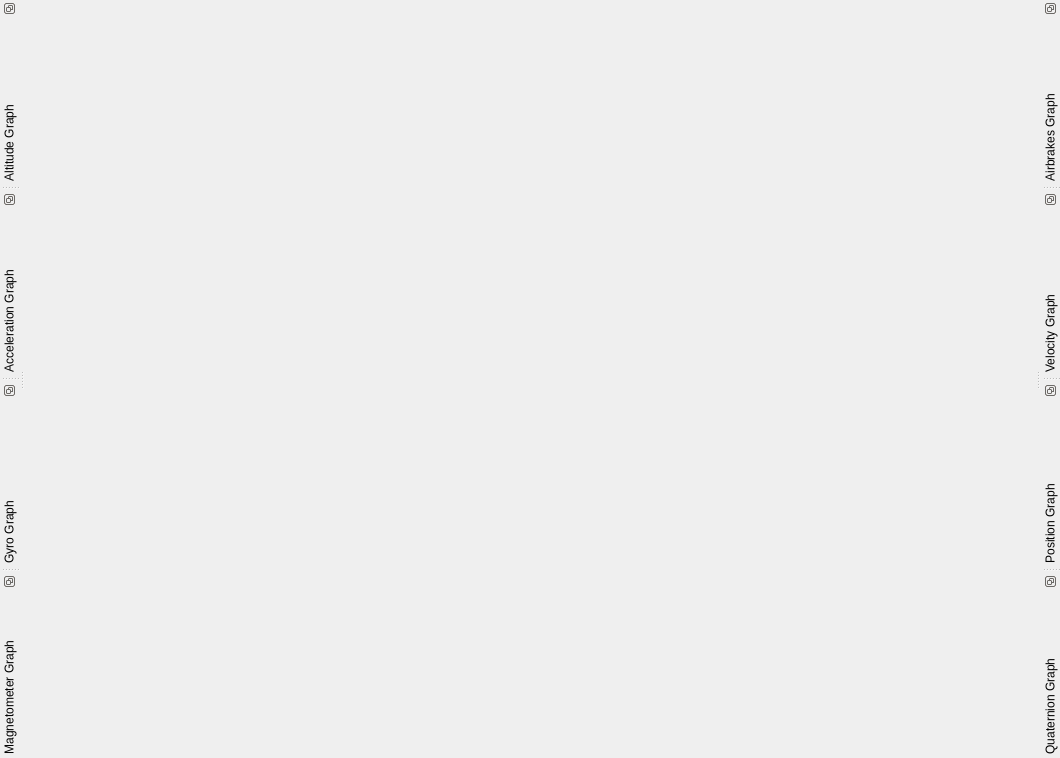
<?xml version="1.0" encoding="UTF-8"?>
<ui version="4.0">
 <class>GraphWindow</class>
 <widget class="QMainWindow" name="GraphWindow">
  <property name="geometry">
   <rect>
    <x>0</x>
    <y>0</y>
    <width>1060</width>
    <height>758</height>
   </rect>
  </property>
  <property name="windowTitle">
   <string>MainWindow</string>
  </property>
  <widget class="QWidget" name="centralwidget">
   <layout class="QGridLayout" name="gridLayout"/>
  </widget>
  <widget class="QDockWidget" name="Altitude">
   <property name="features">
    <set>QDockWidget::DockWidgetFeature::DockWidgetFloatable|QDockWidget::DockWidgetFeature::DockWidgetMovable|QDockWidget::DockWidgetFeature::DockWidgetVerticalTitleBar</set>
   </property>
   <property name="windowTitle">
    <string>Altitude Graph</string>
   </property>
   <attribute name="dockWidgetArea">
    <number>1</number>
   </attribute>
   <widget class="QWidget" name="dockWidgetContents">
    <layout class="QGridLayout" name="gridLayout_2">
     <property name="leftMargin">
      <number>0</number>
     </property>
     <property name="topMargin">
      <number>0</number>
     </property>
     <property name="rightMargin">
      <number>0</number>
     </property>
     <property name="bottomMargin">
      <number>0</number>
     </property>
     <item row="0" column="0">
      <widget class="QChartView" name="AltitudeGraph" native="true"/>
     </item>
    </layout>
   </widget>
  </widget>
  <widget class="QDockWidget" name="Acceleration">
   <property name="features">
    <set>QDockWidget::DockWidgetFeature::DockWidgetFloatable|QDockWidget::DockWidgetFeature::DockWidgetMovable|QDockWidget::DockWidgetFeature::DockWidgetVerticalTitleBar</set>
   </property>
   <property name="windowTitle">
    <string>Acceleration Graph</string>
   </property>
   <attribute name="dockWidgetArea">
    <number>1</number>
   </attribute>
   <widget class="QWidget" name="dockWidgetContents_2">
    <layout class="QGridLayout" name="gridLayout_3">
     <property name="leftMargin">
      <number>0</number>
     </property>
     <property name="topMargin">
      <number>0</number>
     </property>
     <property name="rightMargin">
      <number>0</number>
     </property>
     <property name="bottomMargin">
      <number>0</number>
     </property>
     <item row="0" column="0">
      <widget class="QChartView" name="AccelerationGraph" native="true"/>
     </item>
    </layout>
   </widget>
  </widget>
  <widget class="QDockWidget" name="Gyro">
   <property name="features">
    <set>QDockWidget::DockWidgetFeature::DockWidgetFloatable|QDockWidget::DockWidgetFeature::DockWidgetMovable|QDockWidget::DockWidgetFeature::DockWidgetVerticalTitleBar</set>
   </property>
   <property name="windowTitle">
    <string>Gyro Graph</string>
   </property>
   <attribute name="dockWidgetArea">
    <number>1</number>
   </attribute>
   <widget class="QWidget" name="dockWidgetContents_3">
    <layout class="QGridLayout" name="gridLayout_4">
     <property name="leftMargin">
      <number>0</number>
     </property>
     <property name="topMargin">
      <number>0</number>
     </property>
     <property name="rightMargin">
      <number>0</number>
     </property>
     <property name="bottomMargin">
      <number>0</number>
     </property>
     <item row="0" column="0">
      <widget class="QChartView" name="GyroGraph" native="true"/>
     </item>
    </layout>
   </widget>
  </widget>
  <widget class="QDockWidget" name="Mag">
   <property name="features">
    <set>QDockWidget::DockWidgetFeature::DockWidgetFloatable|QDockWidget::DockWidgetFeature::DockWidgetMovable|QDockWidget::DockWidgetFeature::DockWidgetVerticalTitleBar</set>
   </property>
   <property name="windowTitle">
    <string>Magnetometer Graph</string>
   </property>
   <attribute name="dockWidgetArea">
    <number>1</number>
   </attribute>
   <widget class="QWidget" name="dockWidgetContents_4">
    <layout class="QGridLayout" name="gridLayout_5">
     <property name="leftMargin">
      <number>0</number>
     </property>
     <property name="topMargin">
      <number>0</number>
     </property>
     <property name="rightMargin">
      <number>0</number>
     </property>
     <property name="bottomMargin">
      <number>0</number>
     </property>
     <item row="0" column="0">
      <widget class="QChartView" name="MagGraph" native="true"/>
     </item>
    </layout>
   </widget>
  </widget>
  <widget class="QDockWidget" name="Airbrakes">
   <property name="features">
    <set>QDockWidget::DockWidgetFeature::DockWidgetFloatable|QDockWidget::DockWidgetFeature::DockWidgetMovable|QDockWidget::DockWidgetFeature::DockWidgetVerticalTitleBar</set>
   </property>
   <property name="windowTitle">
    <string>Airbrakes Graph</string>
   </property>
   <attribute name="dockWidgetArea">
    <number>2</number>
   </attribute>
   <widget class="QWidget" name="dockWidgetContents_5">
    <layout class="QGridLayout" name="gridLayout_6">
     <property name="leftMargin">
      <number>0</number>
     </property>
     <property name="topMargin">
      <number>0</number>
     </property>
     <property name="rightMargin">
      <number>0</number>
     </property>
     <property name="bottomMargin">
      <number>0</number>
     </property>
     <item row="0" column="0">
      <widget class="QChartView" name="AirbrakesGraph" native="true"/>
     </item>
    </layout>
   </widget>
  </widget>
  <widget class="QDockWidget" name="Velocity">
   <property name="features">
    <set>QDockWidget::DockWidgetFeature::DockWidgetFloatable|QDockWidget::DockWidgetFeature::DockWidgetMovable|QDockWidget::DockWidgetFeature::DockWidgetVerticalTitleBar</set>
   </property>
   <property name="windowTitle">
    <string>Velocity Graph</string>
   </property>
   <attribute name="dockWidgetArea">
    <number>2</number>
   </attribute>
   <widget class="QWidget" name="dockWidgetContents_6">
    <layout class="QGridLayout" name="gridLayout_7">
     <property name="leftMargin">
      <number>0</number>
     </property>
     <property name="topMargin">
      <number>0</number>
     </property>
     <property name="rightMargin">
      <number>0</number>
     </property>
     <property name="bottomMargin">
      <number>0</number>
     </property>
     <item row="0" column="0">
      <widget class="QChartView" name="VelocityGraph" native="true"/>
     </item>
    </layout>
   </widget>
  </widget>
  <widget class="QDockWidget" name="Position">
   <property name="features">
    <set>QDockWidget::DockWidgetFeature::DockWidgetFloatable|QDockWidget::DockWidgetFeature::DockWidgetMovable|QDockWidget::DockWidgetFeature::DockWidgetVerticalTitleBar</set>
   </property>
   <property name="windowTitle">
    <string>Position Graph</string>
   </property>
   <attribute name="dockWidgetArea">
    <number>2</number>
   </attribute>
   <widget class="QWidget" name="dockWidgetContents_7">
    <layout class="QGridLayout" name="gridLayout_8">
     <property name="leftMargin">
      <number>0</number>
     </property>
     <property name="topMargin">
      <number>0</number>
     </property>
     <property name="rightMargin">
      <number>0</number>
     </property>
     <property name="bottomMargin">
      <number>0</number>
     </property>
     <item row="0" column="0">
      <widget class="QChartView" name="PositionGraph" native="true"/>
     </item>
    </layout>
   </widget>
  </widget>
  <widget class="QDockWidget" name="Quat">
   <property name="features">
    <set>QDockWidget::DockWidgetFeature::DockWidgetFloatable|QDockWidget::DockWidgetFeature::DockWidgetMovable|QDockWidget::DockWidgetFeature::DockWidgetVerticalTitleBar</set>
   </property>
   <property name="windowTitle">
    <string>Quaternion Graph</string>
   </property>
   <attribute name="dockWidgetArea">
    <number>2</number>
   </attribute>
   <widget class="QWidget" name="dockWidgetContents_8">
    <layout class="QGridLayout" name="gridLayout_9">
     <property name="leftMargin">
      <number>0</number>
     </property>
     <property name="topMargin">
      <number>0</number>
     </property>
     <property name="rightMargin">
      <number>0</number>
     </property>
     <property name="bottomMargin">
      <number>0</number>
     </property>
     <item row="0" column="0">
      <widget class="QChartView" name="QuatGraph" native="true"/>
     </item>
    </layout>
   </widget>
  </widget>
 </widget>
 <customwidgets>
  <customwidget>
   <class>QChartView</class>
   <extends>QWidget</extends>
   <header>QChart/QChartView</header>
   <container>1</container>
  </customwidget>
 </customwidgets>
 <resources/>
 <connections/>
</ui>
